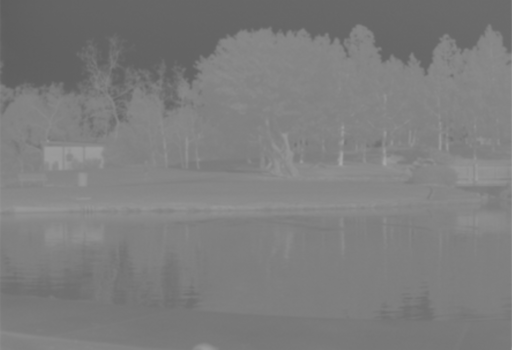
%> input picture pratica3octavepdi/lake.png, 512 x 350 px
$ octave pratica3objetivoC.m   (GNU Octave 9; MATLAB toolbox functions it lacks are replaced by stand-ins)
%> lines starting %> are read from the running program, lines starting %| are printed output that depends on the picture
clear all
close all
clc
pkg load image;
im = imread('C:\Users\Inaci\Documents\imagens\lake.png');
%> im is the input picture: size 350x512 uint8; min 94, max 167, mean 125.1
im = double(im);
%> im: size 350x512 double
mini = 9999999;
maxe = 0;
for i=1:size(im,1)
  for j=1:size(im,2)
    pixel = im(i,j);
    if (pixel <mini)
      mini = im(i,j);
    endif;
      if (pixel > maxe)
        maxe = im(i,j);
      endif
  endfor
endfor
%> after the loop, maxe = 167; mini = 94
novomin = 0;
novomax = 255;
interatual = maxe - mini;
%> interatual = 73
internovo = novomax - novomin;
for i=1:size(im,1)
  for j=1:size(im,2)
    imalargada(i,j) = (im(i,j) - mini) * (internovo / interatual) + novomin;
  endfor
 endfor
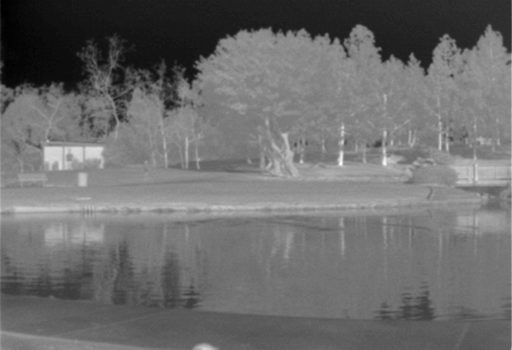
%> imalargada: size 350x512 double; min 0, max 255, mean 108.7
 imalargada = uint8(imalargada);
%> imalargada: size 350x512 uint8
 figure(8),imalargada;
figure(4),imhist(im);
%> after `imhist(im)`:
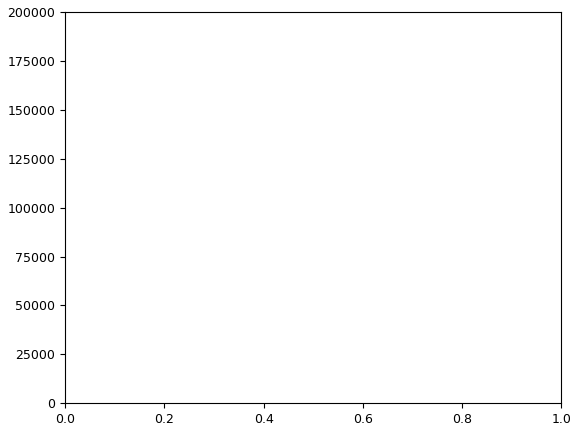
%> figure redrawn from the program's plot data; highest point at x = 1, y = 179200
hist = imhist(im(:));
%> hist = 256 values from 0 to 179200
for i=1:3:size(hist,1)
  v1(i)=hist(i);
endfor
%> after the loop, v1 = 256 values from 0 to 179200

Min = min(im(:));
%> Min = 94
Min = double(Min);
Max = max(im(:));
%> Max = 167
Max = double(Max);
dif = Max - Min;
%> dif = 73
dif = double(dif);
x = double(im);
y = 255 * (x-Min) / dif;
y = uint8(y);
figure(1)
imshow(y);
figure(2),imhist(y);
%> after `imhist(y)`:
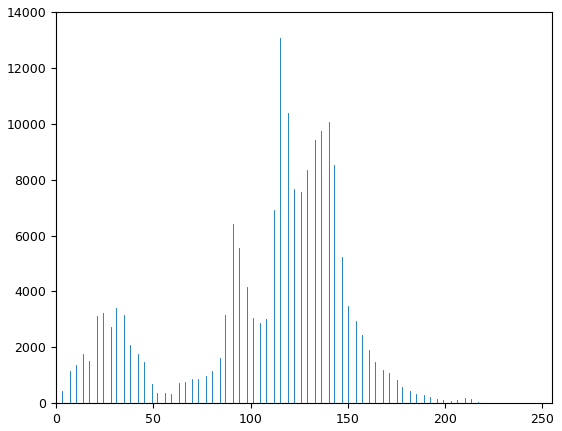
%> figure redrawn from the program's plot data; highest point at x = 115, y = 13078

$ run again, with pratica3octavepdi/dance.png copied over pratica3octavepdi/lake.png
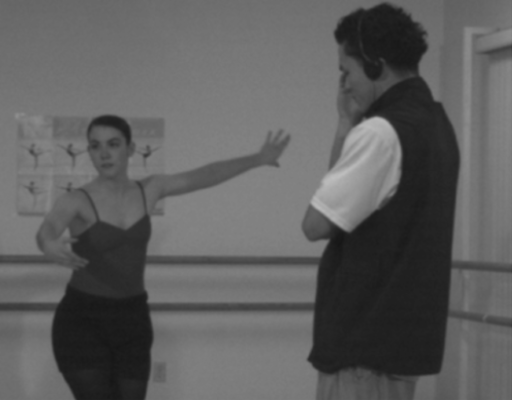
%> input picture pratica3octavepdi/dance.png, 512 x 400 px
%> im is the input picture: size 400x512x3 uint8; min 22, max 190, mean 94.2
%> im: size 400x512x3 double
%> after the loop `for i=1:size(im,1)`: maxe = 190; mini = 22
%> interatual = 168
%> after the loop `for i=1:size(im,1)`:
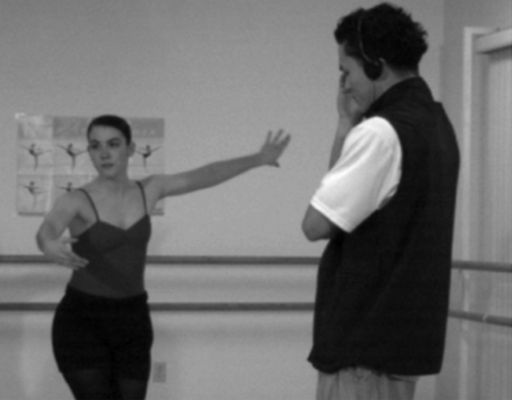
%> imalargada: size 400x512 double; min 0, max 255, mean 109.6
%> hist = 256 values from 0 to 614400
%> Min = 22
%> Max = 190
%> dif = 168
%> `imhist(y)`:
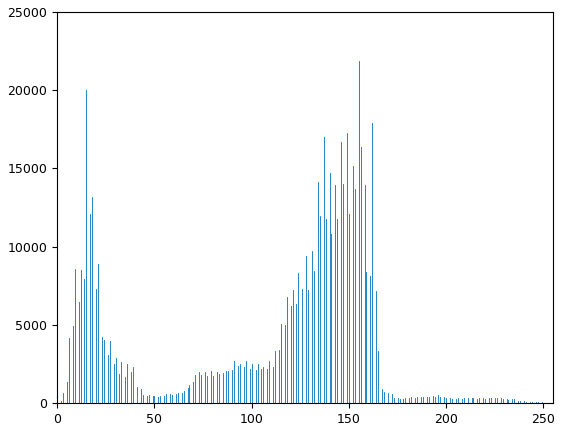
%> figure redrawn from the program's plot data; highest point at x = 155, y = 21879
